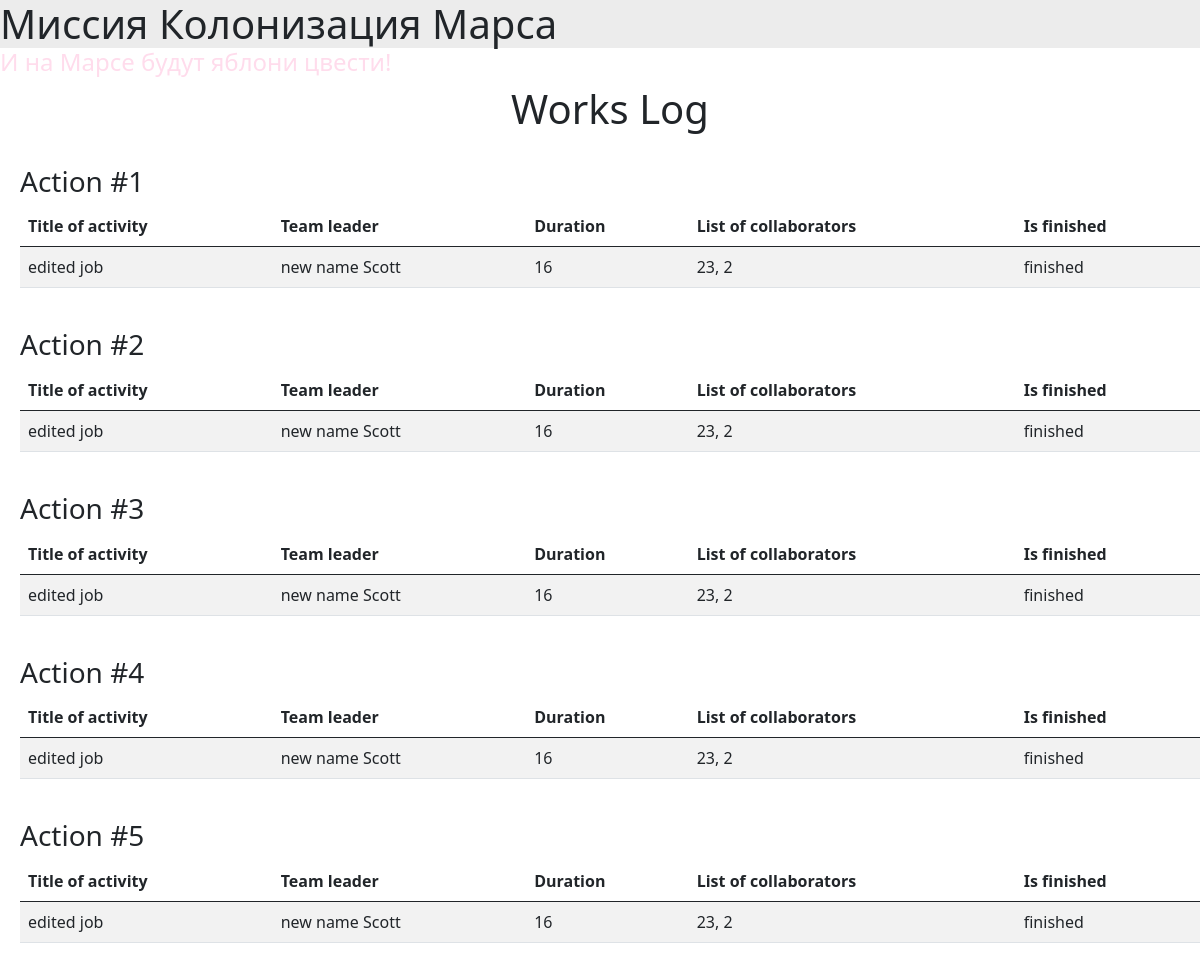
/index, run on the app's committed database.
### data/jobs.py (models this page shows)
class Jobs(SqlAlchemyBase, SerializerMixin, UserMixin):
    __tablename__ = 'jobs'
    id = sqlalchemy.Column(sqlalchemy.Integer,
                           primary_key=True, autoincrement=True)
    team_leader = sqlalchemy.Column(sqlalchemy.Integer, sqlalchemy.ForeignKey("users.id"))
    job = sqlalchemy.Column(sqlalchemy.String, nullable=True)
    work_size = sqlalchemy.Column(sqlalchemy.Integer, nullable=True)
    collaborators = sqlalchemy.Column(sqlalchemy.String, nullable=True)
    start_date = sqlalchemy.Column(sqlalchemy.String, nullable=True)
    end_date = sqlalchemy.Column(sqlalchemy.String, nullable=True)
    is_finished = sqlalchemy.Column(sqlalchemy.Boolean, nullable=True)
    user = orm.relation('Users')

### main.py (the view)
@app.route("/")
@app.route("/index")
def index():
    jobs = get_jobs()
    return render_template('index.html', jobs=jobs)

### data/db_session.py (called while the page is built)
def create_session() -> Session:
    global __factory
    return __factory()

### main.py (called while the page is built)
def get_jobs():
    result = list()
    db_sess = db_session.create_session()
    for job in db_sess.query(Jobs).all():
        job_info = [job.job, f"{job.user.name} {job.user.surname}", job.work_size, job.collaborators, job.is_finished]
        job_info[-1] = "is not finished" if not job_info[-1] else "finished"
        result.append(job_info)
    return result

### templates/index.html
{% extends "main.html" %}
{% block content %}
<div align="center">
    <h1>Works Log</h1>
        <tbody>
            {% for job in jobs %}
            <br>
            <h3 style="float: left;">Action #{{ loop.index }}</h3>
            <table class="table table-striped">
                <thead>
                  <tr>
                    <th scope="col">Title of activity</th>
                    <th scope="col">Team leader</th>
                    <th scope="col">Duration</th>
                    <th scope="col">List of collaborators</th>
                    <th scope="col">Is finished</th>
                  </tr>
                </thead>
            <tr>
                {% for value in job %}
                <td> {{ value }} </td>
                {% endfor %}
            </tr>
        </tbody>
    </table>
            {% endfor %}
</div>
{% endblock %}

### templates/main.html (shortened to what this page needs)
<!DOCTYPE html>
<html lang="en">
<head>
    <link rel="stylesheet"
    href="https://cdn.jsdelivr.net/npm/bootstrap@5.0.0-beta1/dist/css/bootstrap.min.css"
>
</head>
<body>
    <div class="header">
        <h1 class="name">Миссия Колонизация Марса</h1>
    </div>
    <h4>И на Марсе будут яблони цвести!</h4>
    <div class="content">
        {% block content %}{% endblock %}
    </div>
</body>
</html>

### templates/main.html (style rules this page uses)
.header { width: 100%; height: 15%; background-color: rgb(236, 236, 236); }
.name { margin: auto; }
.content { margin-left: 20px; }
h4 { color: rgb(269, 220, 236); }

### data on the page
Jobs: job "edited job", job "new name Scott" "16" "finished", collaborators "23, 2"
Jobs: job "edited job", job "new name Scott" "16" "finished", collaborators "23, 2"
Jobs: job "edited job", job "new name Scott" "16" "finished", collaborators "23, 2"
Jobs: job "edited job", job "new name Scott" "16" "finished", collaborators "23, 2"
Jobs: job "edited job", job "new name Scott" "16" "finished", collaborators "23, 2"
